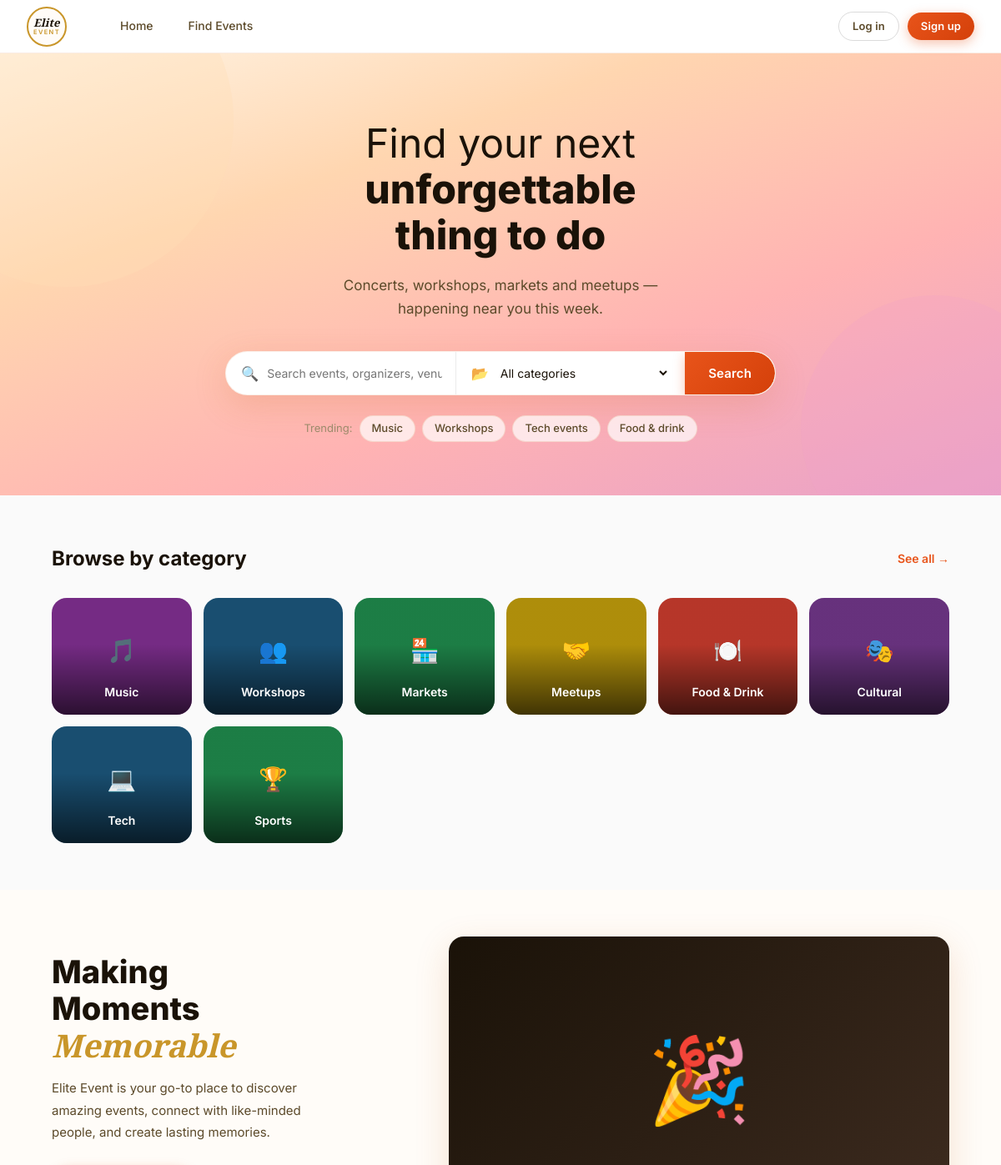
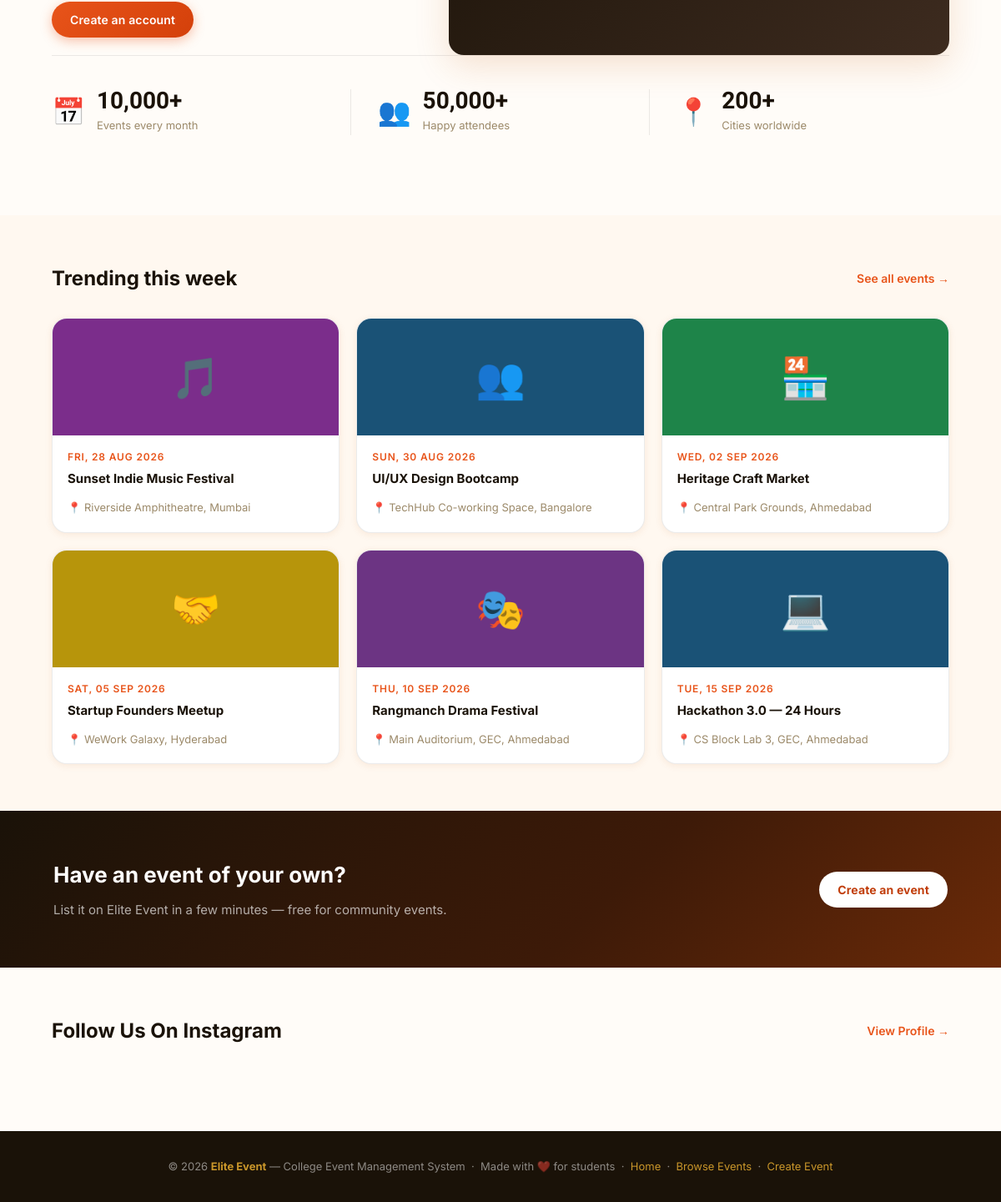
The page / on the database its author committed (2 pictures, top to bottom).
### tables this page shows
CREATE TABLE IF NOT EXISTS events (
    id INT UNSIGNED NOT NULL AUTO_INCREMENT,
    title VARCHAR(255) NOT NULL,
    category VARCHAR(60) NOT NULL,
    date DATE NOT NULL,
    time TIME NOT NULL,
    venue VARCHAR(255) NOT NULL,
    city VARCHAR(120) NOT NULL,
    organizer VARCHAR(190) NOT NULL,
    description TEXT NULL,
    google_form_url VARCHAR(1000) NULL,
    created_by INT UNSIGNED NULL,
    created_at DATETIME NOT NULL DEFAULT CURRENT_TIMESTAMP,
    updated_at DATETIME NOT NULL DEFAULT CURRENT_TIMESTAMP ON UPDATE CURRENT_TIMESTAMP,
    PRIMARY KEY (id),
    KEY idx_events_date_time (date, time),
    KEY idx_events_category (category),
    KEY idx_events_created_by (created_by),
    CONSTRAINT fk_events_user FOREIGN KEY (created_by) REFERENCES users(id) ON DELETE SET NULL
);

### includes/auth.php (called while the page is built, shortened)
<?php
require_once __DIR__ . '/db.php';
function current_user(): ?array {
    if (empty($_SESSION['user_id'])) return null;
    $stmt = db()->prepare('SELECT id, name, email, role, status FROM users WHERE id = ?');
    $stmt->execute([$_SESSION['user_id']]);
    $user = $stmt->fetch();
    return $user;
}

### includes/data.php (called while the page is built, shortened)
<?php
require_once __DIR__ . '/auth.php';
$currentUser = current_user();
$categories = [
    ['slug'=>'music','name'=>'Music','icon'=>'🎵','color'=>'#7B2D8B'],
    ['slug'=>'workshop','name'=>'Workshops','icon'=>'👥','color'=>'#1A5276'],
    ['slug'=>'market','name'=>'Markets','icon'=>'🏪','color'=>'#1E8449'],
    ['slug'=>'meetup','name'=>'Meetups','icon'=>'🤝','color'=>'#B7950B'],
    ['slug'=>'food','name'=>'Food & Drink','icon'=>'🍽️','color'=>'#C0392B'],
    ['slug'=>'cultural','name'=>'Cultural','icon'=>'🎭','color'=>'#6C3483'],
    ['slug'=>'tech','name'=>'Tech','icon'=>'💻','color'=>'#1A5276'],
    ['slug'=>'sports','name'=>'Sports','icon'=>'🏆','color'=>'#1E8449'],
];
function getAllEvents(): array {
    return db()->query('SELECT * FROM events ORDER BY date ASC, time ASC, id ASC')->fetchAll();
}
$events = getAllEvents();
function getCategory(string $slug, array $categories): array {
    foreach ($categories as $cat) if ($cat['slug'] === $slug) return $cat;
    return ['slug'=>$slug,'name'=>ucfirst($slug),'icon'=>'📌','color'=>'#888'];
}
function formatEventDate(string $date): string {
    $ts = strtotime($date);
    return $ts ? date('D, d M Y', $ts) : $date;
}

### includes/db.php (called while the page is built, shortened)
<?php
function db_config(): array {
    static $config = null;
    $configFile = __DIR__ . '/../config/database.php';
    if (file_exists($configFile)) {
        $config = require $configFile;
    }
    return $config;
}
function db(): PDO {
    static $pdo = null;
    if ($pdo !== null) return $pdo;
    $c = db_config();
    $charset = $c['charset'] ?? 'utf8mb4';
    try {
        $dsn = sprintf(
            'mysql:host=%s;port=%d;dbname=%s;charset=%s',
            $c['host'],
            (int)($c['port'] ?? 3306),
            $c['database'],
            $charset
        );
        $pdo = new PDO($dsn, $c['username'], $c['password'], [
            PDO::ATTR_ERRMODE => PDO::ERRMODE_EXCEPTION,
            PDO::ATTR_DEFAULT_FETCH_MODE => PDO::FETCH_ASSOC,
            PDO::ATTR_EMULATE_PREPARES => false,
        ]);
    } catch (PDOException $e) {
        if ((int)$e->getCode() === 1049) {
            $serverDsn = sprintf('mysql:host=%s;port=%d;charset=%s', $c['host'], (int)($c['port'] ?? 3306), $charset);
            $server = new PDO($serverDsn, $c['username'], $c['password'], [
                PDO::ATTR_ERRMODE => PDO::ERRMODE_EXCEPTION,
                PDO::ATTR_DEFAULT_FETCH_MODE => PDO::FETCH_ASSOC,
                PDO::ATTR_EMULATE_PREPARES => false,
            ]);
            $server->exec('CREATE DATABASE IF NOT EXISTS `' . str_replace('`', '``', $c['database']) . '` CHARACTER SET utf8mb4 COLLATE utf8mb4_unicode_ci');
            $server = null;
            $pdo = new PDO($dsn, $c['username'], $c['password'], [
                PDO::ATTR_ERRMODE => PDO::ERRMODE_EXCEPTION,
                PDO::ATTR_DEFAULT_FETCH_MODE => PDO::FETCH_ASSOC,
                PDO::ATTR_EMULATE_PREPARES => false,
            ]);
        } else {
            throw $e;
        }
    }
    db_install_or_migrate($pdo);
    return $pdo;
}
function db_install_or_migrate(PDO $pdo): void {
    $requiredTables = ['users', 'instagram_posts', 'events', 'registrations', 'feedback'];
    $placeholders = implode(',', array_fill(0, count($requiredTables), '?'));
    $stmt = $pdo->prepare("SELECT TABLE_NAME FROM information_schema.TABLES WHERE TABLE_SCHEMA = DATABASE() AND TABLE_NAME IN ($placeholders)");
    $stmt->execute($requiredTables);
    $tables = $stmt->fetchAll(PDO::FETCH_COLUMN);
    if (!in_array('events', $tables, true)) {
        $pdo->exec("CREATE TABLE events (
            id INT UNSIGNED NOT NULL AUTO_INCREMENT,
            title VARCHAR(255) NOT NULL,
            category VARCHAR(60) NOT NULL,
            date DATE NOT NULL,
            time TIME NOT NULL,
            venue VARCHAR(255) NOT NULL,
            city VARCHAR(120) NOT NULL,
            organizer VARCHAR(190) NOT NULL,
            description TEXT NULL,
            google_form_url VARCHAR(1000) NULL,
            created_by INT UNSIGNED NULL,
            created_at DATETIME NOT NULL DEFAULT CURRENT_TIMESTAMP,
            updated_at DATETIME NOT NULL DEFAULT CURRENT_TIMESTAMP ON UPDATE CURRENT_TIMESTAMP,
            PRIMARY KEY (id),
            KEY idx_events_date_time (date, time),
            KEY idx_events_category (category),
            KEY idx_events_created_by (created_by),
            CONSTRAINT fk_events_user FOREIGN KEY (created_by) REFERENCES users(id) ON DELETE SET NULL
        ) ENGINE=InnoDB DEFAULT CHARSET=utf8mb4 COLLATE=utf8mb4_unicode_ci");
    } else {
        $columns = $pdo->query("SELECT COLUMN_NAME FROM information_schema.COLUMNS WHERE TABLE_SCHEMA = DATABASE() AND TABLE_NAME = 'events'")->fetchAll(PDO::FETCH_COLUMN);
    }
    if ((int)$pdo->query('SELECT COUNT(*) FROM users')->fetchColumn() === 0) {
        $stmt = $pdo->prepare('INSERT INTO users (name, email, password_hash, role) VALUES (?, ?, ?, ?)');
        $stmt->execute(['Site Admin', 'admin@eliteevent.local', password_hash('Admin@123', PASSWORD_DEFAULT), 'admin']);
        $adminId = (int)$pdo->lastInsertId();
        if ((int)$pdo->query('SELECT COUNT(*) FROM instagram_posts')->fetchColumn() === 0) {
            $stmt = $pdo->prepare('INSERT INTO instagram_posts (url, caption, added_by) VALUES (?, ?, ?)');
            foreach ([
                'https://www.instagram.com/p/DZ19EVVgkzn/?igsh=bHU1b3R4anRlaTk=',
                'https://www.instagram.com/p/DZrXjbFC2bR/?igsh=MTF1NWpmNGR6Zm94ZQ==',
                'https://www.instagram.com/p/DZg1eOOgtuB/?igsh=ZGpqb3lkem9zMnB1',
                'https://www.instagram.com/reel/DYjBB8bBmnP/?utm_source=ig_web_copy_link&igsh=MzRlODBiNWFlZA==',
            ] as $url) {
                $stmt->execute([$url, '', $adminId]);
            }
        }
    }
    db_seed_events_mysql($pdo);
}
function db_seed_events_mysql(PDO $pdo): void {
    if ((int)$pdo->query('SELECT COUNT(*) FROM events')->fetchColumn() > 0) return;
}

### index.php (the view, shortened to what this page needs)
<?php
require_once __DIR__ . '/includes/data.php';
require_once __DIR__ . '/includes/header.php';
$trending = array_slice($events, 0, 6);
$instagramPosts = db()->query('SELECT * FROM instagram_posts ORDER BY id DESC LIMIT 6')->fetchAll();
?>
<section class="hero">
  <div class="hero-inner">
    <h1>Find your next<br><strong>unforgettable<br>thing to do</strong></h1>
    <p class="hero-sub">Concerts, workshops, markets and meetups —<br>happening near you this week.</p>
    <form action="events.php" method="get" class="hero-search">
      <div class="hero-search-field">
        <span class="field-icon">🔍</span>
        <input type="text" name="q" placeholder="Search events, organizers, venues...">
      </div>
      <div class="hero-search-field hero-search-select">
        <span class="field-icon">📂</span>
        <select name="category">
          <option value="all">All categories</option>
        </select>
      </div>
      <button type="submit" class="btn btn-primary hero-search-btn">Search</button>
    </form>
    <div class="hero-trending">
      <span>Trending:</span>
      <a href="events.php?q=music">Music</a>
      <a href="events.php?category=workshop">Workshops</a>
      <a href="events.php?category=tech">Tech events</a>
      <a href="events.php?category=food">Food &amp; drink</a>
    </div>
  </div>
</section>
<section class="section">
  <div class="container">
    <div class="section-head">
      <h2>Browse by category</h2>
      <a href="events.php" class="see-all">See all →</a>
    </div>
    <div class="category-tiles">
      <?php foreach ($categories as $cat): ?>
        <a href="events.php?category=<?= htmlspecialchars($cat['slug']) ?>"
           class="category-tile"
           style="--tile-color: <?= htmlspecialchars($cat['color']) ?>">
          <span class="category-tile-icon"><?= $cat['icon'] ?></span>
          <span class="category-tile-name"><?= htmlspecialchars($cat['name']) ?></span>
        </a>
      <?php endforeach; ?>
    </div>
  </div>
</section>
<section class="section" style="background: var(--warm-white);">
  <div class="container">
    <div class="about-split">
      <div>
        <h2>Making<br>Moments<br><em>Memorable</em></h2>
        <p>Elite Event is your go-to place to discover amazing events, connect with like-minded people, and create lasting memories.</p>
        <?php if (!$currentUser): ?>
          <a href="signup.php" class="btn btn-primary">Create an account</a>
        <?php else: ?>
          <a href="create-event.php" class="btn btn-primary">Create an event</a>
        <?php endif; ?>
      </div>
      <div class="about-image">🎉</div>
    </div>
    <div class="stats-bar">
      <div class="stat-item">
        <span class="stat-icon">📅</span>
        <div>
          <div class="stat-number">10,000+</div>
          <div class="stat-label">Events every month</div>
        </div>
      </div>
      <div class="stat-item">
        <span class="stat-icon">👥</span>
        <div>
          <div class="stat-number">50,000+</div>
          <div class="stat-label">Happy attendees</div>
        </div>
      </div>
      <div class="stat-item">
        <span class="stat-icon">📍</span>
        <div>
          <div class="stat-number">200+</div>
          <div class="stat-label">Cities worldwide</div>
        </div>
      </div>
    </div>
  </div>
</section>
<section class="section section-soft">
  <div class="container">
    <div class="section-head">
      <h2>Trending this week</h2>
      <a href="events.php" class="see-all">See all events →</a>
    </div>
    <div class="event-grid">
      <?php foreach ($trending as $event):
        $cat = getCategory($event['category'], $categories);
      ?>
        <a href="event-detail.php?id=<?= $event['id'] ?>" class="event-card">
          <div class="event-card-cover" style="--cover-color: <?= htmlspecialchars($cat['color']) ?>">
            <span class="event-card-icon"><?= $cat['icon'] ?></span>
          </div>
          <div class="event-card-body">
            <span class="event-card-date"><?= formatEventDate($event['date']) ?></span>
            <h3><?= htmlspecialchars($event['title']) ?></h3>
            <p class="event-card-venue">📍 <?= htmlspecialchars($event['venue']) ?>, <?= htmlspecialchars($event['city']) ?></p>
          </div>
        </a>
      <?php endforeach; ?>
    </div>
  </div>
</section>
<section class="cta-banner">
  <div class="container cta-banner-inner">
    <div>
      <h2>Have an event of your own?</h2>
      <p>List it on Elite Event in a few minutes — free for community events.</p>
    </div>
    <a href="create-event.php" class="btn btn-light">Create an event</a>
  </div>
</section>
<section class="section instagram-section">
  <div class="container">
    <div class="section-head">
      <h2>Follow Us On Instagram</h2>
      <a href="https://instagram.com/Czmgbca" target="_blank" class="see-all">View Profile →</a>
    </div>
    <?php if ($instagramPosts): ?>
      <div class="instagram-grid">
      </div>
    <?php else: ?>
      <p style="color:var(--text-hint);">No Instagram posts yet — check back soon!</p>
    <?php endif; ?>
  </div>
</section>
<?php require_once __DIR__ . '/includes/footer.php'; ?>

### includes/header.php (shortened to what this page needs)
<?php
$currentUser = $currentUser ?? null;
$initials = '';
$roleHome = $currentUser ? base_path() . role_home($currentUser['role']) : '';
?>
<!DOCTYPE html>
<html lang="en">
<head>
  <link rel="stylesheet" href="https://cdn.jsdelivr.net/npm/@tabler/icons-webfont@2.44.0/tabler-icons.min.css" />
  <?php
    $docRoot    = str_replace('\\', '/', rtrim($_SERVER['DOCUMENT_ROOT'], '/'));
    $projectDir = str_replace('\\', '/', realpath(__DIR__ . '/..'));
    $basePath   = '/' . ltrim(str_replace($docRoot, '', $projectDir), '/');
    $basePath   = rtrim($basePath, '/') . '/';
  ?>
  <link rel="stylesheet" href="<?= htmlspecialchars($basePath) ?>css/style.css" />
</head>
<body>
<nav class="nav">
  <a class="nav-logo" href="<?= $basePath ?>index.php">
    <div class="nav-logo-badge">
      <span class="logo-elite">Elite</span>
      <span class="logo-event">EVENT</span>
    </div>
  </a>
  <div class="nav-links">
    <a class="nav-link" href="<?= $basePath ?>index.php"><i class="ti ti-home"></i> Home</a>
    <a class="nav-link" href="<?= $basePath ?>events.php"><i class="ti ti-calendar-event"></i> Find Events</a>
  </div>
  <div class="nav-right">
    <?php if ($currentUser): ?>
      <div class="nav-user">
        <div class="nav-avatar"><?php echo $initials ?: 'U'; ?></div>
        <span><?php echo htmlspecialchars($currentUser['name']); ?></span>
        <span class="role-pill role-pill-<?= htmlspecialchars($currentUser['role']) ?>"><?= htmlspecialchars(ucfirst($currentUser['role'])) ?></span>
      </div>
      <a href="<?= $roleHome ?>" class="btn btn-ghost btn-sm">Dashboard</a>
      <a href="<?= $basePath ?>logout.php" class="btn btn-ghost btn-sm">Log out</a>
    <?php else: ?>
      <a href="<?= $basePath ?>login.php"  class="btn btn-ghost btn-sm">Log in</a>
      <a href="<?= $basePath ?>signup.php" class="btn btn-primary btn-sm">Sign up</a>
    <?php endif; ?>
  </div>
</nav>

### includes/footer.php (shortened to what this page needs)
<footer class="footer">
  <p>© <?php echo date('Y'); ?> <strong style="color:var(--gold);">Elite Event</strong> — College Event Management System &nbsp;·&nbsp;
  Made with ❤️ for students &nbsp;·&nbsp;
  <a href="<?= $basePath ?>index.php">Home</a> &nbsp;·&nbsp;
  <a href="<?= $basePath ?>events.php">Browse Events</a> &nbsp;·&nbsp;
  <a href="<?= $basePath ?>create-event.php">Create Event</a>
  </p>
</footer>
</body>
</html>

### rows shown on the page
events: category "🎵", date "FRI, 28 AUG 2026", title "Sunset Indie Music Festival", venue "Riverside Amphitheatre", city "Mumbai"
events: category "👥", date "SUN, 30 AUG 2026", title "UI/UX Design Bootcamp", venue "TechHub Co-working Space", city "Bangalore"
events: category "🏪", date "WED, 02 SEP 2026", title "Heritage Craft Market", venue "Central Park Grounds", city "Ahmedabad"
events: category "🤝", date "SAT, 05 SEP 2026", title "Startup Founders Meetup", venue "WeWork Galaxy", city "Hyderabad"
events: category "🎭", date "THU, 10 SEP 2026", title "Rangmanch Drama Festival", venue "Main Auditorium, GEC", city "Ahmedabad"
events: category "💻", date "TUE, 15 SEP 2026", title "Hackathon 3.0 — 24 Hours", venue "CS Block Lab 3, GEC", city "Ahmedabad"

### other values the page prints
$cat['icon'] "🎵"
$cat['name'] "Music"
$cat['icon'] "👥"
$cat['name'] "Workshops"
$cat['icon'] "🏪"
$cat['name'] "Markets"
$cat['icon'] "🤝"
$cat['name'] "Meetups"
$cat['icon'] "🍽️"
$cat['name'] "Food & Drink"
$cat['icon'] "🎭"
$cat['name'] "Cultural"
$cat['icon'] "💻"
$cat['name'] "Tech"
$cat['icon'] "🏆"
